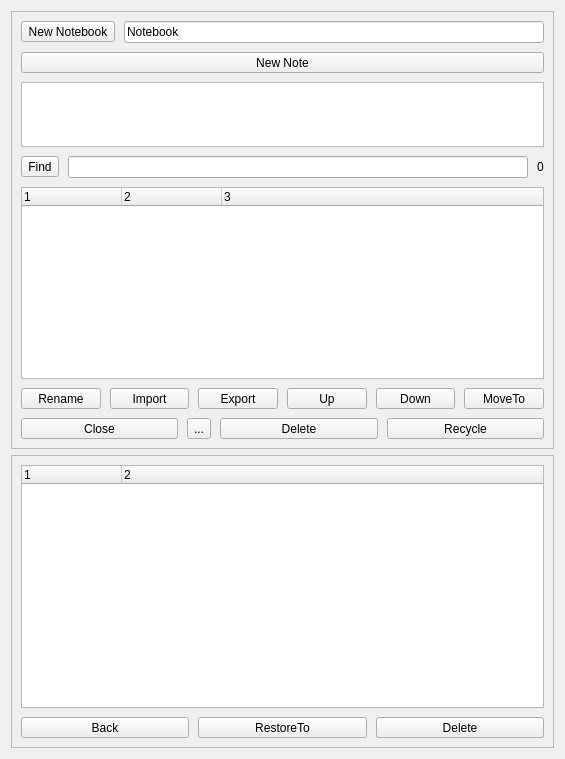
<?xml version="1.0" encoding="UTF-8"?>
<ui version="4.0">
 <class>NotesList</class>
 <widget class="QDialog" name="NotesList">
  <property name="geometry">
   <rect>
    <x>0</x>
    <y>0</y>
    <width>565</width>
    <height>759</height>
   </rect>
  </property>
  <property name="windowTitle">
   <string>Notes List</string>
  </property>
  <property name="styleSheet">
   <string notr="true">QDialog{	
	/*background-color: rgb(255, 25, 25);*/	
	/*border-image:url(:/res/b.png);	*/

	/*border-style:solid;						
	border-width:2px;						
	border-color:rgb(251, 51, 51); */		

}</string>
  </property>
  <layout class="QVBoxLayout" name="verticalLayout_3">
   <item>
    <widget class="QFrame" name="frame0">
     <property name="frameShape">
      <enum>QFrame::Shape::StyledPanel</enum>
     </property>
     <property name="frameShadow">
      <enum>QFrame::Shadow::Raised</enum>
     </property>
     <layout class="QVBoxLayout" name="verticalLayout">
      <property name="spacing">
       <number>9</number>
      </property>
      <item>
       <layout class="QHBoxLayout" name="horizontalLayout_2">
        <item>
         <widget class="QToolButton" name="btnNewNoteBook">
          <property name="sizePolicy">
           <sizepolicy hsizetype="Preferred" vsizetype="Fixed">
            <horstretch>0</horstretch>
            <verstretch>0</verstretch>
           </sizepolicy>
          </property>
          <property name="toolTip">
           <string>Ctrl + B</string>
          </property>
          <property name="text">
           <string>New Notebook</string>
          </property>
          <property name="shortcut">
           <string>Ctrl+B</string>
          </property>
         </widget>
        </item>
        <item>
         <widget class="QLineEdit" name="editBook">
          <property name="text">
           <string>Notebook</string>
          </property>
          <property name="clearButtonEnabled">
           <bool>false</bool>
          </property>
         </widget>
        </item>
       </layout>
      </item>
      <item>
       <layout class="QHBoxLayout" name="horizontalLayout_3">
        <item>
         <widget class="QToolButton" name="btnNewNote">
          <property name="sizePolicy">
           <sizepolicy hsizetype="Preferred" vsizetype="Fixed">
            <horstretch>0</horstretch>
            <verstretch>0</verstretch>
           </sizepolicy>
          </property>
          <property name="toolTip">
           <string>Ctrl + N</string>
          </property>
          <property name="text">
           <string>New Note</string>
          </property>
          <property name="shortcut">
           <string>Ctrl+N</string>
          </property>
         </widget>
        </item>
       </layout>
      </item>
      <item>
       <layout class="QHBoxLayout" name="horizontalLayout_4">
        <property name="spacing">
         <number>5</number>
        </property>
        <item>
         <widget class="QTextEdit" name="editName">
          <property name="minimumSize">
           <size>
            <width>0</width>
            <height>65</height>
           </size>
          </property>
          <property name="maximumSize">
           <size>
            <width>16777215</width>
            <height>65</height>
           </size>
          </property>
         </widget>
        </item>
       </layout>
      </item>
      <item>
       <layout class="QHBoxLayout" name="horizontalLayout_7">
        <item>
         <widget class="QToolButton" name="btnFind">
          <property name="toolTip">
           <string>Ctrl + F</string>
          </property>
          <property name="text">
           <string>Find</string>
          </property>
          <property name="shortcut">
           <string>Ctrl+F</string>
          </property>
         </widget>
        </item>
        <item>
         <widget class="QLineEdit" name="editFind">
          <property name="clearButtonEnabled">
           <bool>false</bool>
          </property>
         </widget>
        </item>
        <item>
         <widget class="QLabel" name="lblCount">
          <property name="text">
           <string>0</string>
          </property>
         </widget>
        </item>
       </layout>
      </item>
      <item>
       <widget class="QTreeWidget" name="treeWidget">
        <column>
         <property name="text">
          <string notr="true">1</string>
         </property>
        </column>
        <column>
         <property name="text">
          <string>2</string>
         </property>
        </column>
        <column>
         <property name="text">
          <string>3</string>
         </property>
        </column>
       </widget>
      </item>
      <item>
       <layout class="QHBoxLayout" name="horizontalLayout_5">
        <property name="spacing">
         <number>9</number>
        </property>
        <item>
         <widget class="QToolButton" name="btnRename">
          <property name="sizePolicy">
           <sizepolicy hsizetype="Preferred" vsizetype="Fixed">
            <horstretch>0</horstretch>
            <verstretch>0</verstretch>
           </sizepolicy>
          </property>
          <property name="toolTip">
           <string>Ctrl + R</string>
          </property>
          <property name="text">
           <string>Rename</string>
          </property>
          <property name="icon">
           <iconset resource="../../res.qrc">
            <normaloff>:/res/rename.png</normaloff>:/res/rename.png</iconset>
          </property>
          <property name="iconSize">
           <size>
            <width>28</width>
            <height>28</height>
           </size>
          </property>
          <property name="shortcut">
           <string>Ctrl+R</string>
          </property>
         </widget>
        </item>
        <item>
         <widget class="QToolButton" name="btnImport">
          <property name="sizePolicy">
           <sizepolicy hsizetype="Preferred" vsizetype="Fixed">
            <horstretch>0</horstretch>
            <verstretch>0</verstretch>
           </sizepolicy>
          </property>
          <property name="text">
           <string>Import</string>
          </property>
         </widget>
        </item>
        <item>
         <widget class="QToolButton" name="btnExport">
          <property name="sizePolicy">
           <sizepolicy hsizetype="Preferred" vsizetype="Fixed">
            <horstretch>0</horstretch>
            <verstretch>0</verstretch>
           </sizepolicy>
          </property>
          <property name="text">
           <string>Export</string>
          </property>
         </widget>
        </item>
        <item>
         <widget class="QToolButton" name="btnUp">
          <property name="sizePolicy">
           <sizepolicy hsizetype="Preferred" vsizetype="Fixed">
            <horstretch>0</horstretch>
            <verstretch>0</verstretch>
           </sizepolicy>
          </property>
          <property name="text">
           <string>Up</string>
          </property>
          <property name="icon">
           <iconset resource="../../res.qrc">
            <normaloff>:/res/up.png</normaloff>:/res/up.png</iconset>
          </property>
          <property name="iconSize">
           <size>
            <width>28</width>
            <height>28</height>
           </size>
          </property>
         </widget>
        </item>
        <item>
         <widget class="QToolButton" name="btnDown">
          <property name="sizePolicy">
           <sizepolicy hsizetype="Preferred" vsizetype="Fixed">
            <horstretch>0</horstretch>
            <verstretch>0</verstretch>
           </sizepolicy>
          </property>
          <property name="text">
           <string>Down</string>
          </property>
          <property name="icon">
           <iconset resource="../../res.qrc">
            <normaloff>:/res/down.png</normaloff>:/res/down.png</iconset>
          </property>
          <property name="iconSize">
           <size>
            <width>28</width>
            <height>28</height>
           </size>
          </property>
         </widget>
        </item>
        <item>
         <widget class="QToolButton" name="btnMoveTo">
          <property name="sizePolicy">
           <sizepolicy hsizetype="Preferred" vsizetype="Fixed">
            <horstretch>0</horstretch>
            <verstretch>0</verstretch>
           </sizepolicy>
          </property>
          <property name="text">
           <string>MoveTo</string>
          </property>
          <property name="icon">
           <iconset resource="../../res.qrc">
            <normaloff>:/res/moveto.png</normaloff>:/res/moveto.png</iconset>
          </property>
          <property name="iconSize">
           <size>
            <width>28</width>
            <height>28</height>
           </size>
          </property>
         </widget>
        </item>
       </layout>
      </item>
      <item>
       <layout class="QHBoxLayout" name="horizontalLayout">
        <property name="spacing">
         <number>9</number>
        </property>
        <item>
         <widget class="QToolButton" name="btnClose">
          <property name="sizePolicy">
           <sizepolicy hsizetype="Preferred" vsizetype="Fixed">
            <horstretch>0</horstretch>
            <verstretch>0</verstretch>
           </sizepolicy>
          </property>
          <property name="text">
           <string>Close</string>
          </property>
          <property name="icon">
           <iconset resource="../../res.qrc">
            <normaloff>:/res/back_l.png</normaloff>:/res/back_l.png</iconset>
          </property>
          <property name="iconSize">
           <size>
            <width>28</width>
            <height>28</height>
           </size>
          </property>
          <property name="shortcut">
           <string>Esc</string>
          </property>
         </widget>
        </item>
        <item>
         <widget class="QToolButton" name="toolButton">
          <property name="text">
           <string>...</string>
          </property>
         </widget>
        </item>
        <item>
         <widget class="QToolButton" name="btnDel">
          <property name="sizePolicy">
           <sizepolicy hsizetype="Preferred" vsizetype="Fixed">
            <horstretch>0</horstretch>
            <verstretch>0</verstretch>
           </sizepolicy>
          </property>
          <property name="text">
           <string>Delete</string>
          </property>
          <property name="icon">
           <iconset resource="../../res.qrc">
            <normaloff>:/res/del.png</normaloff>:/res/del.png</iconset>
          </property>
          <property name="iconSize">
           <size>
            <width>28</width>
            <height>28</height>
           </size>
          </property>
         </widget>
        </item>
        <item>
         <widget class="QToolButton" name="btnRecycle">
          <property name="sizePolicy">
           <sizepolicy hsizetype="Preferred" vsizetype="Fixed">
            <horstretch>0</horstretch>
            <verstretch>0</verstretch>
           </sizepolicy>
          </property>
          <property name="text">
           <string>Recycle</string>
          </property>
          <property name="icon">
           <iconset resource="../../res.qrc">
            <normaloff>:/res/recycle_l.svg</normaloff>:/res/recycle_l.svg</iconset>
          </property>
          <property name="iconSize">
           <size>
            <width>28</width>
            <height>28</height>
           </size>
          </property>
         </widget>
        </item>
       </layout>
      </item>
     </layout>
    </widget>
   </item>
   <item>
    <widget class="QFrame" name="frame1">
     <property name="frameShape">
      <enum>QFrame::Shape::StyledPanel</enum>
     </property>
     <property name="frameShadow">
      <enum>QFrame::Shadow::Raised</enum>
     </property>
     <layout class="QVBoxLayout" name="verticalLayout_2">
      <property name="spacing">
       <number>9</number>
      </property>
      <item>
       <widget class="QTreeWidget" name="treeWidgetRecycle">
        <column>
         <property name="text">
          <string>1</string>
         </property>
        </column>
        <column>
         <property name="text">
          <string>2</string>
         </property>
        </column>
       </widget>
      </item>
      <item>
       <layout class="QHBoxLayout" name="horizontalLayout_6">
        <property name="spacing">
         <number>9</number>
        </property>
        <item>
         <widget class="QToolButton" name="btnBack">
          <property name="sizePolicy">
           <sizepolicy hsizetype="Preferred" vsizetype="Fixed">
            <horstretch>0</horstretch>
            <verstretch>0</verstretch>
           </sizepolicy>
          </property>
          <property name="text">
           <string>Back</string>
          </property>
          <property name="icon">
           <iconset resource="../../res.qrc">
            <normaloff>:/res/back_l.png</normaloff>:/res/back_l.png</iconset>
          </property>
          <property name="iconSize">
           <size>
            <width>28</width>
            <height>28</height>
           </size>
          </property>
          <property name="shortcut">
           <string>Esc</string>
          </property>
         </widget>
        </item>
        <item>
         <widget class="QToolButton" name="btnRestore">
          <property name="sizePolicy">
           <sizepolicy hsizetype="Preferred" vsizetype="Fixed">
            <horstretch>0</horstretch>
            <verstretch>0</verstretch>
           </sizepolicy>
          </property>
          <property name="text">
           <string>RestoreTo</string>
          </property>
          <property name="icon">
           <iconset resource="../../res.qrc">
            <normaloff>:/res/moveto.png</normaloff>:/res/moveto.png</iconset>
          </property>
          <property name="iconSize">
           <size>
            <width>28</width>
            <height>28</height>
           </size>
          </property>
         </widget>
        </item>
        <item>
         <widget class="QToolButton" name="btnDel_Recycle">
          <property name="sizePolicy">
           <sizepolicy hsizetype="Preferred" vsizetype="Fixed">
            <horstretch>0</horstretch>
            <verstretch>0</verstretch>
           </sizepolicy>
          </property>
          <property name="text">
           <string>Delete</string>
          </property>
          <property name="icon">
           <iconset resource="../../res.qrc">
            <normaloff>:/res/del.png</normaloff>:/res/del.png</iconset>
          </property>
          <property name="iconSize">
           <size>
            <width>28</width>
            <height>28</height>
           </size>
          </property>
         </widget>
        </item>
       </layout>
      </item>
     </layout>
    </widget>
   </item>
  </layout>
 </widget>
 <resources>
  <include location="../../res.qrc"/>
 </resources>
 <connections/>
</ui>
